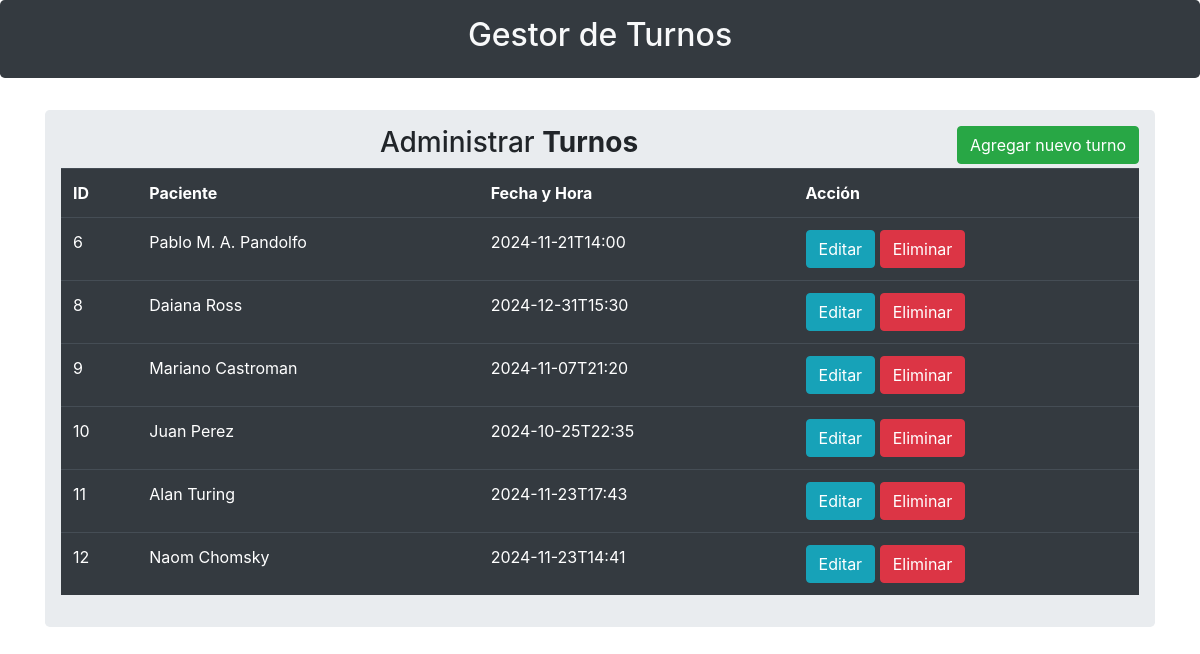
Before: / with the older database file.
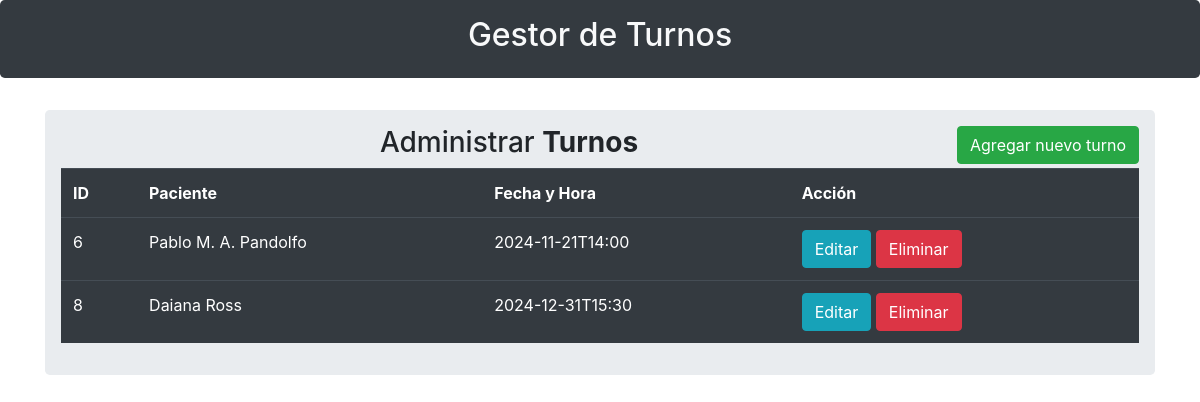
After: the same page with the newer database file.
### tables this page shows
CREATE TABLE turnos (id integer primary key autoincrement, paciente text not null, fecha text not null);

### api.py (the view)
@app.route('/')
def index():
    con = sqlite3.connect('turnos.db')
    con.row_factory = sqlite3.Row
    cur = con.cursor()
    cur.execute('SELECT * FROM turnos')
    all_data = cur.fetchall()
    return render_template("index.html", all_data = all_data)

### templates/index.html (shortened to what this page needs)
{% extends 'base.html' %} {% include 'header.html' %}
{% block body %}
<div class="container">
    <div class="row">
        <div class="col-md-12">
            <div class="jumbotron p-3">
                <h3 class="text-center">Administrar <b>Turnos</b>
                    <button type="button" class="btn btn-success float-right" data-toggle="modal" data-target="#mymodal">Agregar nuevo turno </button>
                </h3>
                <table class="table table-hover table-dark">
                    <tr>
                        <th>ID</th>
                        <th>Paciente</th>
                        <th>Fecha y Hora</th>
                        <th>Acción</th>
                    </tr>
                    {% for row in all_data %}
                    <tr>
                        <td>{{row.id}}</td>
                        <td>{{row.paciente}}</td>
                        <td>{{row.fecha}}</td>
                        <td>
                            <a href="/update/{{row.id}}" class="btn btn-info btn-xs" data-toggle="modal" data-target="#modaledit{{row.id}}">Editar</a>
                            <a href="/delete/{{row.id}}" class="btn btn-danger btn-xs" onclick="return confirm('Esta seguro?')">Eliminar</a>
                        </td>
                    </tr>
                    {% endfor %}
                </table>
            </div>
        </div>
    </div>
</div>
{% endblock %}

### templates/base.html (shortened to what this page needs)
<!DOCTYPE html>
<html lang="en">
<head>
    <link rel="stylesheet" href="https://stackpath.bootstrapcdn.com/bootstrap/4.4.1/css/bootstrap.min.css">
</head>
<body>
    {% block body %} {% endblock %}
</body>
</html>

### templates/header.html
{% extends 'base.html' %} {% block title %} Gestor de Turnos {% endblock %} {% block body %}
<div class="jumbotron p-3 bg-dark">
    <div class="well text-center text-light">
        <h2> Gestor de Turnos </h2>
    </div>
</div>
{% endblock %}

Changed rows visible on the page:
removed turnos: id "9", paciente "Mariano Castroman", fecha "2024-11-07T21:20"
removed turnos: id "10", paciente "Juan Perez", fecha "2024-10-25T22:35"
removed turnos: id "11", paciente "Alan Turing", fecha "2024-11-23T17:43"
removed turnos: id "12", paciente "Naom Chomsky", fecha "2024-11-23T14:41"
